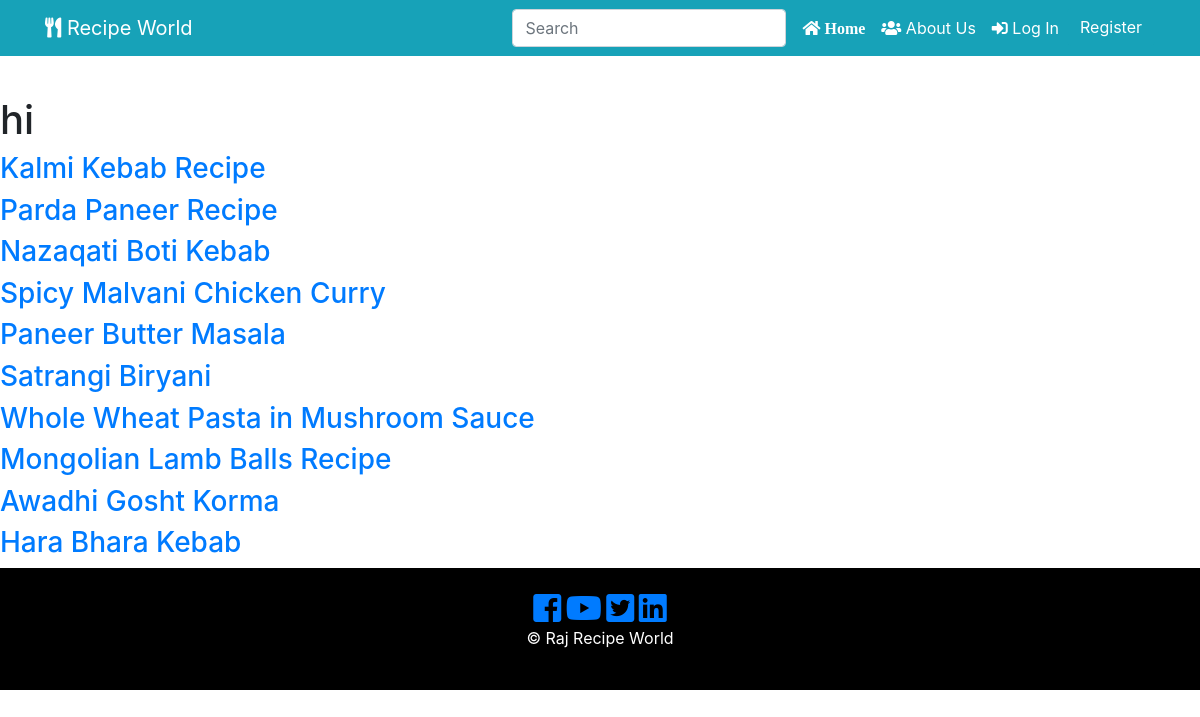
Screenshot of /search with the database file from the repository.
### recipe_app/models.py (models this page shows, shortened)
class RecipePost(db.Model):
    __searchable__ = ['recipe_name']
    users = db.relationship(User)
    id = db.Column(db.Integer, primary_key=True)
    user_id = db.Column(db.Integer, db.ForeignKey('users.id'), nullable=False)
    date = db.Column(db.DateTime, nullable=False, default=datetime.utcnow)
    recipe_image = db.Column(db.String(128), default=None, nullable=True)
    recipe_name = db.Column(db.String(164), nullable=False)
    course = db.Column(db.String(164), nullable=False)
    food_category = db.Column(db.String(164), nullable=False)
    cuisine = db.Column(db.String(164), nullable=False)
    prep_time = db.Column(db.String(164), nullable=False)
    cook_time = db.Column(db.String(164), nullable=False)
    allergens = db.Column(db.String(164), nullable=False)
    serving = db.Column(db.String(164), nullable=False)
    ingredients = db.Column(db.Text, nullable=False)
    recipe_description = db.Column(db.Text, nullable=False)

### recipe_app/search/views.py (the view)
@search.route('/search', methods=['GET','POST'])
def search_result():
	form = SearchForm()
	recipe_search = RecipePost.query.all()
	if form.validate_on_submit():
		recipe_search =RecipePost.query.order_by(RecipePost.recipe_name.like('%' + form.form.data + '%'))
		return render_template('search.html', recipe_search = recipe_search, form=form)
	return render_template('search.html', recipe_search = recipe_search)

### recipe_app/search/forms.py
class SearchForm(FlaskForm):
	searchRecipe = StringField('Search', validators=[DataRequired()])

### recipe_app/templates/search.html
{% extends "base.html" %}
{% block content %}
<h1> hi </h1>
    {% for recipe in recipe_search%}
      <h3> <a href="{{ url_for('recipe_posts.recipe_post', recipe_post_id=recipe.id) }}">{{ recipe.recipe_name }}</a> </h3>
         {% endfor %}
  {% endblock content %}

### rows the page displays
RecipePost: recipe_name "Kalmi Kebab Recipe"
RecipePost: recipe_name "Parda Paneer Recipe"
RecipePost: recipe_name "Nazaqati Boti Kebab"
RecipePost: recipe_name "Spicy Malvani Chicken Curry"
RecipePost: recipe_name "Paneer Butter Masala"
RecipePost: recipe_name "Satrangi Biryani"
RecipePost: recipe_name "Whole Wheat Pasta in Mushroom Sauce"
RecipePost: recipe_name "Mongolian Lamb Balls Recipe"
RecipePost: recipe_name "Awadhi Gosht Korma"
RecipePost: recipe_name "Hara Bhara Kebab"
